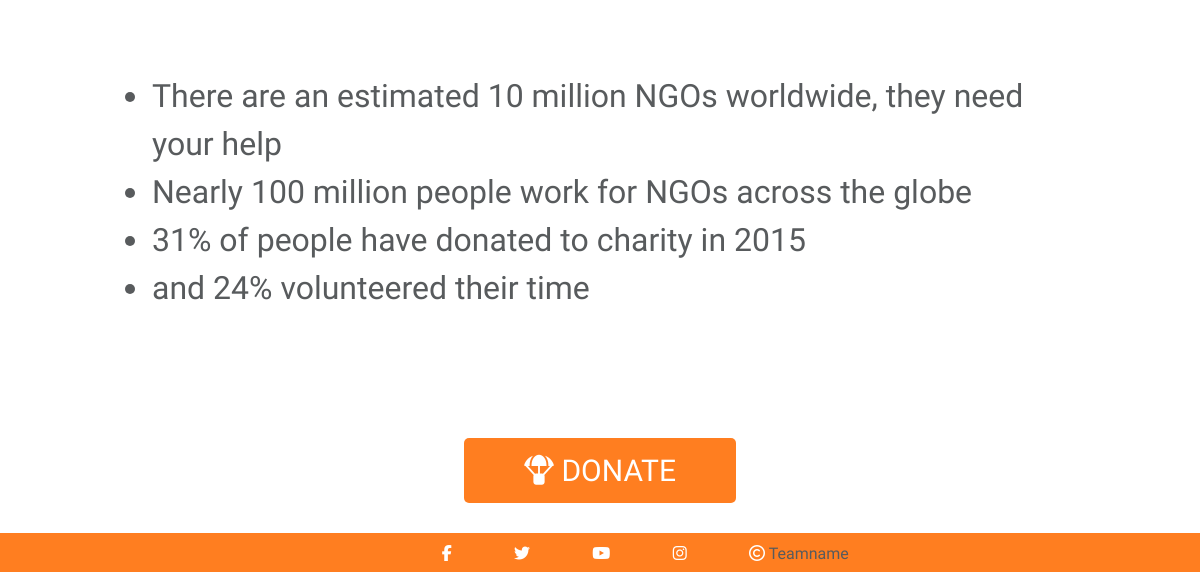
The page /take-part/donate/ (lower part) on the database as committed earlier.
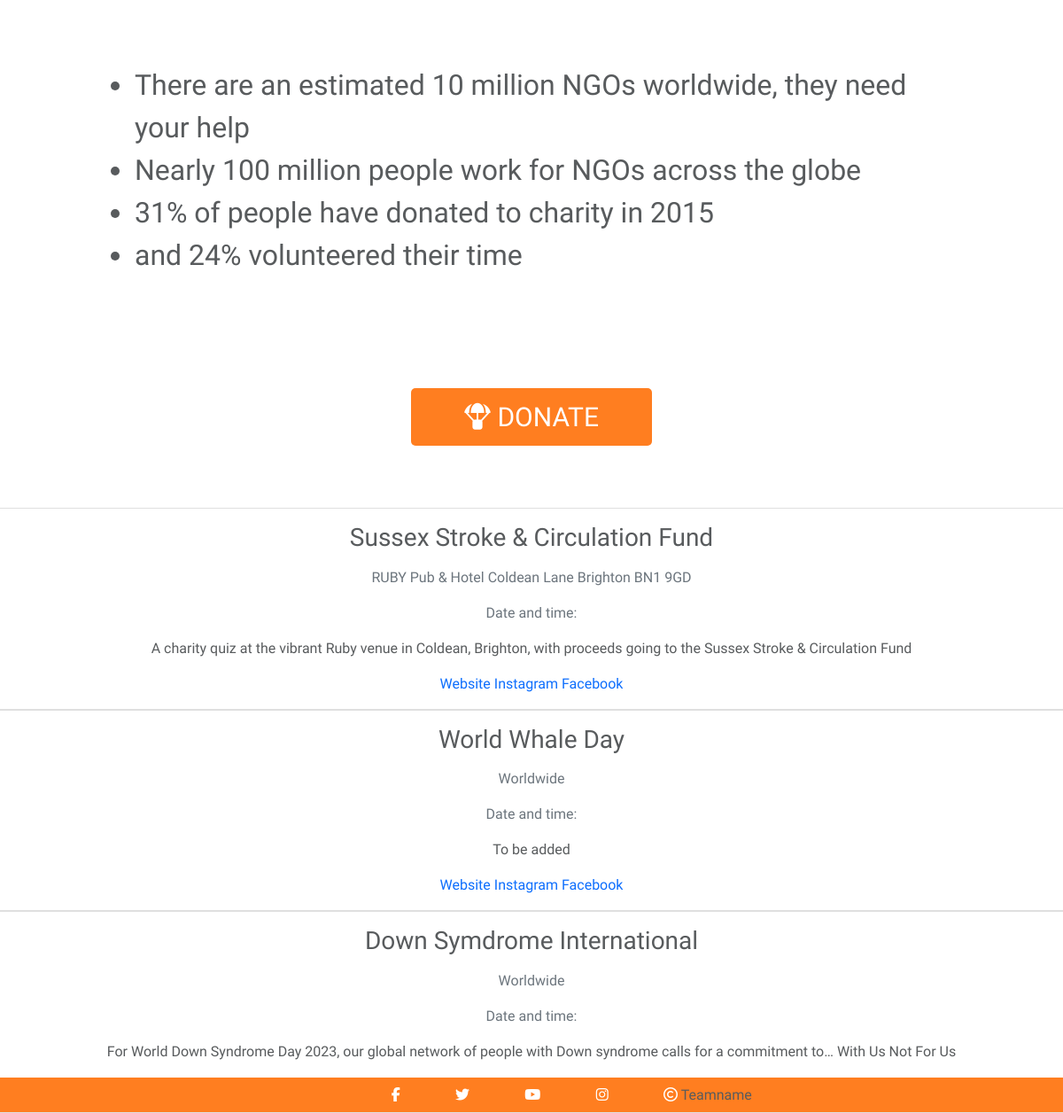
The same page on the database as committed later.
### directory/models.py (models this page shows, shortened)
class Org(models.Model):
    name = models.CharField(max_length=254, null=False, blank=False)
    work = models.CharField(max_length=254, null=False, blank=False)
    location = models.ForeignKey(Location, null=True, on_delete=models.SET_NULL)
    summary = models.CharField(max_length=2000, null=False, blank=False, default="To be added")
    website = models.CharField(max_length=254, null=False, blank=False)
    facebook = models.CharField(max_length=254, null=True, blank=True)
    instagram = models.CharField(max_length=254, null=True, blank=True)
    image = models.CharField(max_length=254, null=True, blank=True)

class Location(models.Model):
    name = models.CharField(max_length=100, null=False, blank=False)
    def __str__(self):
        return self.name

### directory/views.py (the view)
# urls.py: path('donate/', views.donate, name='donate'),
def donate(request):
    orgs = Org.objects.all()
    template = "directory/donate.html"
    context = {
        'orgs': orgs,
    }
    return render(request, template, context)

### directory/templates/directory/donate.html (shortened to what this page needs)
{% extends "base.html" %}
{% load static %}
{% block content %}
<section class="make-difference">
    <div id="get-involved-donate">
        <ul>
            <li>
                There are an estimated 10 million NGOs worldwide,
                they need your help
            </li>
            <li>
                Nearly 100 million people work for NGOs across the globe
            </li>
            <li>
                31% of people have donated to charity in 2015
            </li>
            <li>
                and 24% volunteered their time
            </li>
        </ul>
    </div>
    <div id="donate">
        <a href="{% url 'donate' %}" class="donate-btn"><i class="fa-solid fa-parachute-box"></i>  DONATE</a>
    </div>
</section>
<div class="events-container">
    <div class="col-12">
        <div class="row">
            {% for org in orgs %}
            <div class="card ml-4">
                <div class="card-body">
                    <h3 class="card-title text-black">{{ org.name }}</h3>
                    <p class="card-text text-muted">{{ org.location }}</p>
                    <p class="card-text text-muted">Date and time: {{ org.date }} {{ org.time }}</p>
                    <p class="card-text">{{ org.summary }}</p>
                    <a href="{{ org.website }}" class="text-black">Website</a>
                    <a href="{{ org.instagram }}">Instagram</a>
                    <a href="{{ org.facebook }}">Facebook</a>
                </div>
            </div>
            {% endfor %}
        </div>
    </div>
</div>
{% endblock %}

Rows that differ between the two databases and show on the page:
added Org: name "Sussex Stroke & Circulation Fund", location "RUBY Pub & Hotel Coldean Lane Brighton BN1 9GD", summary "A charity quiz at the vibrant Ruby venue in Coldean, Brighton, with proceeds going to the Sussex Stroke & Circulation Fund"
added Org: name "World Whale Day", location "Worldwide", summary "To be added"
added Org: name "Down Symdrome International", location "Worldwide", summary "For World Down Syndrome Day 2023, our global network of people with Down syndrome calls for a commitment to… With Us Not For Us"
